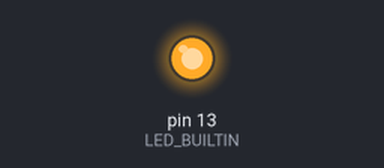
This sketch was run on a simulated Arduino Mega 2560, built with avr-gcc and run on an emulated ATmega2560. On the bench: output pins drawn as LEDs (lit = HIGH). What the sketch prints to the serial monitor is not drawn.

Above: at 0.1 s.
Timing chart, 0 to 1.6 s (numbered marks = the images above):
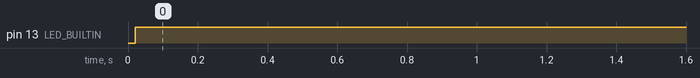

Measured:
- by itself, pin 13 (LED_BUILTIN): LOW → HIGH at 0.02 s

The sketch:

RecieverCode.ino
```cpp
int mystr; //Initialized variable to store recieved data

void setup() {
  // Begin the Serial at 9600 Baud
  Serial1.begin(9600);
  Serial.begin(9600);
  pinMode(LED_BUILTIN, OUTPUT);
}

void loop() {
  mystr = Serial1.read(); //Read the serial data and store in var
  Serial.println(mystr); //Print data on Serial Monitor
  delay(20);
  digitalWrite(LED_BUILTIN, mystr);
}
```
